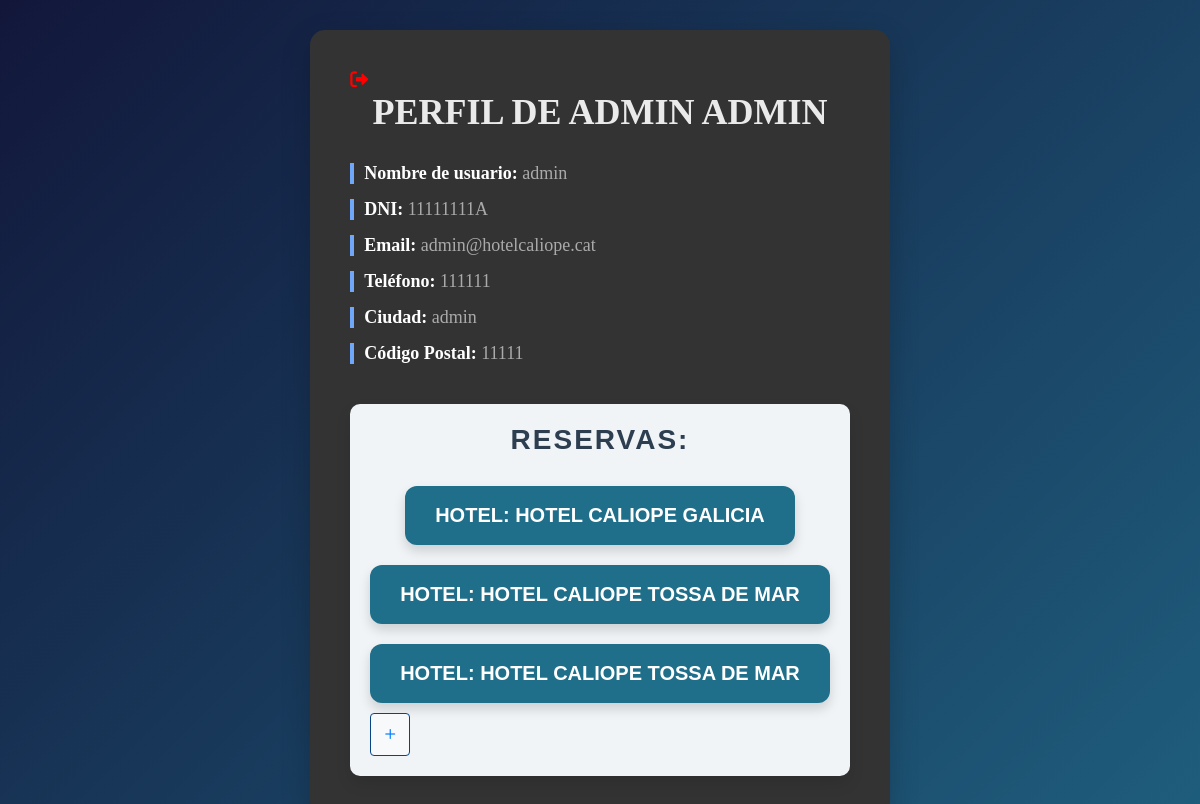
/vista/Clientes/perfil.php (signed in), run on an earlier commit of the app's database.
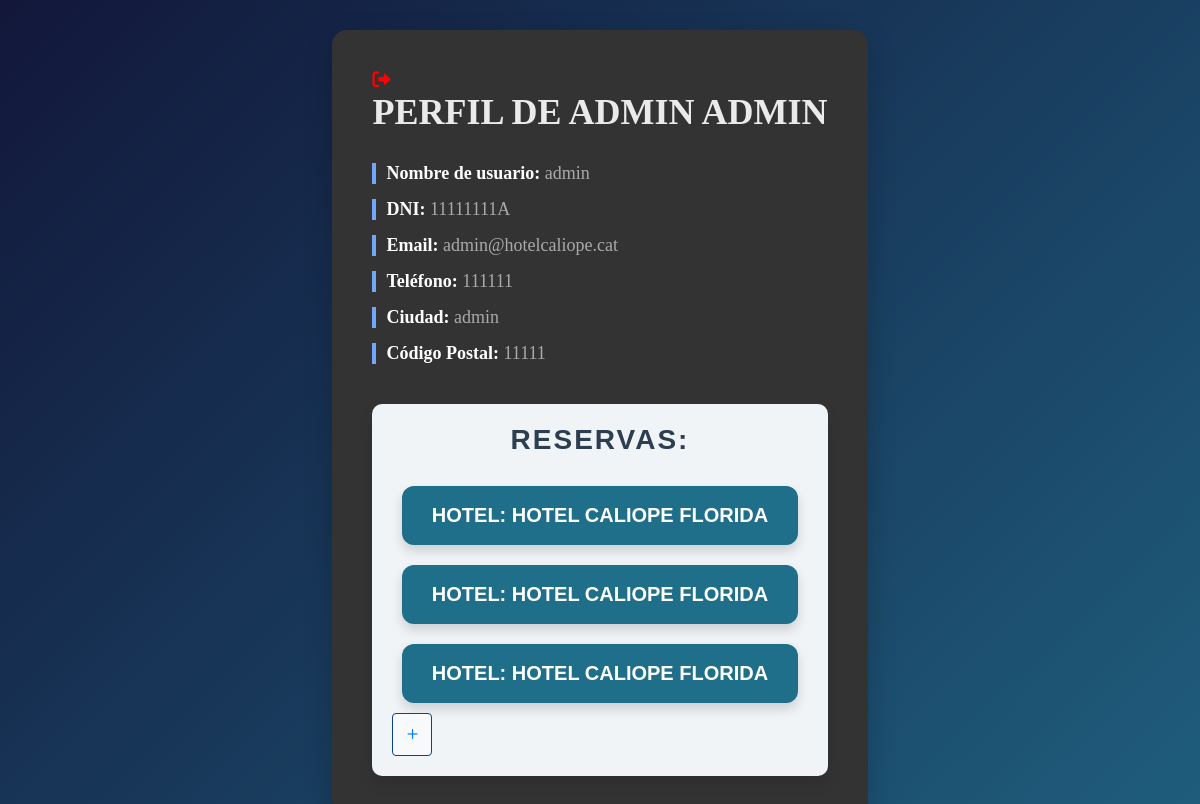
And on a later commit of the database.
### tables this page shows
CREATE TABLE `Clients` (
  `Id_Client` int NOT NULL AUTO_INCREMENT,
  `Nom` char(15) DEFAULT NULL,
  `Cognom` varchar(45) DEFAULT NULL,
  `DNI` char(9) DEFAULT NULL,
  `CorreuElectronic` varchar(255) DEFAULT NULL,
  `Telefon` int DEFAULT NULL,
  `Usuari` char(20) DEFAULT NULL,
  `Password` char(255) DEFAULT NULL,
  `Id_Pais` int DEFAULT NULL,
  `Ciudad` varchar(45) DEFAULT NULL,
  `CodigoPostal` int DEFAULT NULL,
  `Id_Pago` int DEFAULT NULL,
  PRIMARY KEY (`Id_Client`),
  KEY `paisclient_idx` (`Id_Pais`),
  KEY `pagoClient_idx` (`Id_Pago`),
  CONSTRAINT `pagoClient` FOREIGN KEY (`Id_Pago`) REFERENCES `Pago` (`Id_Pago`),
  CONSTRAINT `paisclient` FOREIGN KEY (`Id_Pais`) REFERENCES `Pais` (`Id_Pais`)
);

CREATE TABLE `Reservas` (
  `Id_Reserva` int NOT NULL AUTO_INCREMENT,
  `Id_Cliente` int DEFAULT NULL,
  `Id_Habitacion` int DEFAULT NULL,
  `Id_Hotel` int DEFAULT NULL,
  `Id_Servicio` int DEFAULT NULL,
  `Id_Tarifa` int DEFAULT NULL,
  `Precio_Habitacion` decimal(10,0) DEFAULT NULL,
  `Precio_Actividad` decimal(10,0) DEFAULT NULL,
  `Precio_Tarifa` decimal(10,0) DEFAULT NULL,
  `Precio_Servicio` decimal(10,0) DEFAULT NULL,
  `Precio_Total` decimal(10,0) DEFAULT NULL,
  `Checkin` date NOT NULL,
  `Checkout` date NOT NULL,
  `Numero_Personas` int NOT NULL DEFAULT '1',
  `Id_Pais` varchar(45) DEFAULT NULL,
  `Estado` enum('Por pagar','Pagado','Cancelado') DEFAULT NULL,
  `FechaCancelacion` datetime DEFAULT NULL,
  `EstadoLlegada` enum('Llego','No llego') DEFAULT 'No llego',
  PRIMARY KEY (`Id_Reserva`),
  KEY `reservacliente_idx` (`Id_Cliente`),
  KEY `reservahabitacion_idx` (`Id_Habitacion`),
  KEY `reservahotel_idx` (`Id_Hotel`),
  KEY `reservaclient_idx` (`Id_Cliente`),
  KEY `reservahabita_idx` (`Id_Habitacion`),
  KEY `hotel_idx` (`Id_Hotel`),
  KEY `reservatarifa_idx` (`Id_Tarifa`),
  KEY `hotelreserv_idx` (`Id_Hotel`),
  KEY `client_idx` (`Id_Cliente`),
  KEY `habita_idx` (`Id_Habitacion`),
  KEY `tarifas_idx` (`Id_Tarifa`),
  KEY `precioHab_idx` (`Precio_Habitacion`),
  KEY `servicios_idx` (`Id_Servicio`),
  KEY `precioServ_idx` (`Precio_Servicio`),
  CONSTRAINT `client` FOREIGN KEY (`Id_Cliente`) REFERENCES `Clients` (`Id_Client`) ON DELETE CASCADE,
  CONSTRAINT `fk_habitacion` FOREIGN KEY (`Id_Habitacion`) REFERENCES `Habitaciones` (`Id_Habitaciones`) ON DELETE CASCADE,
  CONSTRAINT `fk_reservas_habitaciones` FOREIGN KEY (`Id_Habitacion`) REFERENCES `Habitaciones` (`Id_Habitaciones`) ON DELETE CASCADE,
  CONSTRAINT `habita` FOREIGN KEY (`Id_Habitacion`) REFERENCES `Habitaciones` (`Id_Habitaciones`) ON DELETE CASCADE,
  CONSTRAINT `hotelreserv` FOREIGN KEY (`Id_Hotel`) REFERENCES `Hotel` (`Id_Hotel`) ON DELETE CASCADE,
  CONSTRAINT `servicios` FOREIGN KEY (`Id_Servicio`) REFERENCES `Servicio` (`Id_Servicio`) ON DELETE CASCADE,
  CONSTRAINT `tarifas` FOREIGN KEY (`Id_Tarifa`) REFERENCES `Tarifa` (`Id_Tarifa`) ON DELETE CASCADE
);

CREATE TABLE `Hotel` (
  `Id_Hotel` int NOT NULL AUTO_INCREMENT,
  `Nombre` char(45) DEFAULT NULL,
  `CorreoElectronico` varchar(255) DEFAULT NULL,
  `Telefono` varchar(20) DEFAULT NULL,
  `Direccion` varchar(255) DEFAULT NULL,
  `CodigoPostal` int DEFAULT NULL,
  `Id_Pais` int DEFAULT NULL,
  `Ciudad` varchar(45) DEFAULT NULL,
  `Estrellas` int DEFAULT NULL,
  `Descripcion` varchar(500) DEFAULT NULL,
  `Imagen` varchar(255) DEFAULT NULL,
  PRIMARY KEY (`Id_Hotel`),
  KEY `paishotel_idx` (`Id_Pais`),
  CONSTRAINT `paishotel` FOREIGN KEY (`Id_Pais`) REFERENCES `Pais` (`Id_Pais`)
);

### modelo/clientesModelo/PerfilModelo.php (called while the page is built, shortened)
<?php
class PerfilModel {
    private $conn;
    public function __construct($db) {
        $this->conn = $db;
    }
    public function getProfile($userId) {
        $sql = "SELECT * FROM Clients WHERE Id_Client = ?";
        if ($stmt = $this->conn->prepare($sql)) {
            $stmt->bind_param("i", $userId);
            $stmt->execute();
            $result = $stmt->get_result();
            if ($user = $result->fetch_assoc()) {
                return $user;
            } else {
                return null;
            }
        }
        return null;
    }
    public function getReservations($clientId) {
        $sql = "
            SELECT r.*, h.Nombre
                FROM Reservas r
                JOIN Hotel h ON r.Id_Hotel = h.Id_Hotel
                WHERE r.Id_Cliente = ? AND (r.Estado != 'Cancelado' OR r.Estado IS NULL)
            ";
        if ($stmt = $this->conn->prepare($sql)) {
            $stmt->bind_param("i", $clientId);
            $stmt->execute();
            $result = $stmt->get_result();
            $reservations = [];
            while ($reservation = $result->fetch_assoc()) {
                $reservations[] = $reservation;
            }
            return $reservations;
        }
        return null;
    }
}
?>

### vista/Clientes/perfil.php (the view, shortened to what this page needs)
<?php
require_once __DIR__ . '/../../modelo/clientesModelo/PerfilModelo.php';
$db = new Database();
$conn = $db->getConnection();
$perfilModel = new PerfilModel($conn);
$userId = $_SESSION['user_id'];
$profile = $perfilModel->getProfile($userId);
$reservations = $perfilModel->getReservations($userId);
?>
<!DOCTYPE html>
<html lang="es">
<head>
    <link rel="stylesheet" href="../../static/css/InicioSesion.css">
    <link rel="stylesheet" href="https://cdn.jsdelivr.net/npm/bootstrap-icons@1.5.0/font/bootstrap-icons.css">
    <link rel="stylesheet" href="https://cdnjs.cloudflare.com/ajax/libs/font-awesome/6.0.0-beta3/css/all.min.css">
</head>
<body>
    <div class="profile-container">
    <a href="../index.php" class="icono-salida" title="Volver atrás">
                <i class="fas fa-sign-out-alt"></i>
            </a>
        <h1 class="profile-title">Perfil de <?php echo htmlspecialchars($profile['Nom']) . " " . htmlspecialchars($profile['Cognom']); ?></h1>
        <div class="profile-info">
            <p><strong>Nombre de usuario:</strong> <span class="profile-detail"><?php echo htmlspecialchars($profile['Usuari']); ?></span></p>
            <p><strong>DNI:</strong> <span class="profile-detail"><?php echo htmlspecialchars($profile['DNI']); ?></span></p>
            <p><strong>Email:</strong> <span class="profile-detail"><?php echo htmlspecialchars($profile['CorreuElectronic']); ?></span></p>
            <p><strong>Teléfono:</strong> <span class="profile-detail"><?php echo htmlspecialchars($profile['Telefon']); ?></span></p>
            <p><strong>Ciudad:</strong> <span class="profile-detail"><?php echo htmlspecialchars($profile['Ciudad']); ?></span></p>
            <p><strong>Código Postal:</strong> <span class="profile-detail"><?php echo htmlspecialchars($profile['CodigoPostal']); ?></span></p>
        </div>
        <div class="reservas-info">
            <h2>Reservas:</h2>
            <div class="reservas-principales">
                <?php
                $count = 0;
                if (isset($reservations) && !empty($reservations)) {
                    foreach ($reservations as $reservation) {
                        if ($count >= 3) {
                            break;
                        }
                        echo "<div class='reservation-button'>";
                        echo "<a href='../info_reserva.php?id=" . urlencode($reservation['Id_Reserva']) . "' class='btn-reserva'>";
                        echo "Hotel: " . htmlspecialchars($reservation['Nombre']);
                        echo "</a>";
                        echo "</div>";
                        $count++;
                    }
                }
                ?>
            </div>
            <button id="show-more" class="btn-show btn-show-more">
                <i class="bi bi-plus"></i>
            </button>
        </div>
    </div>
</body>
</html>

### static/css/InicioSesion.css (style rules this page uses)
* { margin: 0; padding: 0; box-sizing: border-box; font-family: 'Georgia', serif; }
body { display: flex; justify-content: center; align-items: center; min-height: 100vh; background-color: #F5F5F5; }
.profile-container { background-color: #333; max-width: 900px; margin: 30px auto; padding: 40px; border-radius: 15px; box-shadow: 0 10px 30px rgba(0, 0, 0, 0.2); font-size: 18px; transition: all 0.3s ease; }
.profile-title { font-size: 36px; font-weight: bold; color: #eaeaea; text-align: center; margin-bottom: 30px; text-transform: uppercase; }
.profile-info { margin-bottom: 40px; }
.profile-info p { font-size: 18px; margin: 15px 0; padding-left: 10px; border-left: 4px solid #71a7f9; }
.profile-info strong { font-weight: bold; color: #ffffff; }
.profile-detail { color: #aaa; }
.reservas-info h2 { font-size: 28px; color: #fff; margin-bottom: 20px; text-transform: uppercase; letter-spacing: 1px; }
.reservas-info { margin-top: 30px; padding: 20px; background-color: #f0f4f7; border-radius: 10px; box-shadow: 0 8px 15px rgba(0, 0, 0, 0.1); max-width: 900px; margin-left: auto; margin-right: auto; }
.reservas-info h2 { font-size: 28px; color: #2c3e50; text-align: center; margin-bottom: 30px; font-family: 'Arial', sans-serif; letter-spacing: 2px; }
.reservation-button { margin: 20px 0; text-align: center; }
.btn-reserva { display: inline-block; padding: 18px 30px; font-size: 20px; font-weight: bold; color: #fff; background-color: #1f6f8b; border-radius: 12px; text-decoration: none; text-transform: uppercase; box-shadow: 0 6px 12px rgba(0, 0, 0, 0.15); border: 2px solid #bdc3c7; transition: all 0.3s ease; font-family: 'Verdana', sans-serif; }
.reservation-button a { border: none; }
body { background: linear-gradient(135deg, #12173a, #1f5e7e); font-family: 'Segoe UI', Tahoma, Geneva, Verdana, sans-serif; }
.btn-show { display: inline-flex; align-items: center; padding: 9px; font-size: 20px; border: 1px solid transparent; border-radius: 4px; cursor: pointer; }
.btn-show-more { background-color: #f8f9fa; color: #007bff; border: 1px solid #074587; }
.btn-show i { margin-right: 0px; }
.icono-salida { color: red; }

### vista/Clientes/perfil.php (style rules this page uses)
.reservation-button { margin-bottom: 10px; }

What changed in the data, as far as the page shows it:
removed reservas: Id_Hotel.Nombre "HOTEL CALIOPE GALICIA"
removed reservas: Id_Hotel.Nombre "HOTEL CALIOPE TOSSA DE MAR"
removed reservas: Id_Hotel.Nombre "HOTEL CALIOPE TOSSA DE MAR"
added reservas: Id_Hotel.Nombre "HOTEL CALIOPE FLORIDA"
added reservas: Id_Hotel.Nombre "HOTEL CALIOPE FLORIDA"
added reservas: Id_Hotel.Nombre "HOTEL CALIOPE FLORIDA"
